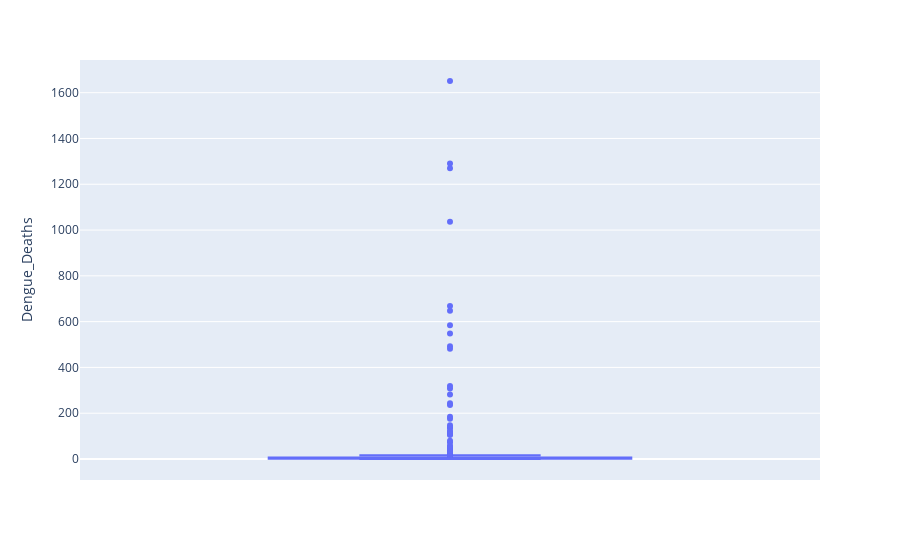

Notebook code cell kept with this figure:
### Markdown cell above
Based on the figure above, the **minimum value is 10**, while the **maximum is 21,658**. It is common for some scenarios to disregard outliers that it can affect the overall analysis. However, in this case, the **outlier should be considered** as it is a true outlier or an outlier not caused by human error. There are several factors that contribute to dengue cases such as weather/temperature which could possibly explain the high number of dengue cases.

### Code cell
fig = px.box(cases_df, y="Dengue_Deaths")
fig.show()

### Figure 1 — Plotly figure (JSON) as saved in the notebook; plotly's stock layout.template omitted (floating-point values rounded to 4 significant figures; data arrays with more than 128 entries replaced by an {"elided": "..."} marker saying what was removed)
{"data": [{"alignmentgroup": "True", "hovertemplate": "Dengue_Deaths=%{y}<extra></extra>", "legendgroup": "", "marker": {"color": "#636efa"}, "name": "", "notched": false, "offsetgroup": "", "orientation": "v", "showlegend": false, "type": "box", "x0": " ", "xaxis": "x", "y": {"elided": "1020 int values"}, "y0": " ", "yaxis": "y"}], "layout": {"boxmode": "group", "legend": {"tracegroupgap": 0}, "margin": {"t": 60}, "xaxis": {"anchor": "y", "domain": [0, 1]}, "yaxis": {"anchor": "x", "domain": [0, 1], "title": {"text": "Dengue_Deaths"}}}}
